Frame 1 (no input): blank canvas, image omitted
Frame 60 (the mouse pressed at the canvas centre just before this capture): blank canvas, image omitted
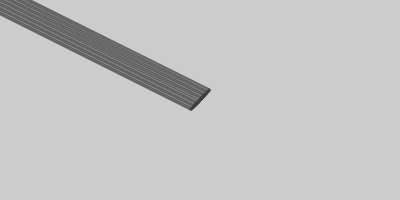
Frame 120 (the mouse held since frame 60 and released just before this capture)

The Processing sketch whose frames 1 and 60 were blank and that drew this single picture after the mouse press (run headless with seeded random() and noise(); from frame 60 on, the mouse is pressed at the canvas centre):

// Processing sketch: Brush4Class
// ── Brush4Class.pde
/**
 * Brush Strokes
 * 2016-11-01 Jeremy Douglass Processing 3.2.1
 **/
Brush brush;
void setup() {
  size(400, 200);
  stroke(64,64,64,192);
  strokeWeight(2);
  brush = new Brush(40, 3, 0.03);
}
void draw() {
  if (mousePressed == true) {
    brush.display();
  }
}
class Brush {
  PVector mouseV, pmouseV;
  int bwidth;
  int bspacing;
  float sensitivity;
  Brush( int width_, int spacing_, float sensitivity_){
    mouseV = new PVector(0.5,0.5);
    pmouseV = mouseV.copy();
    bwidth = width_;
    bspacing = spacing_;
    sensitivity = sensitivity_;
  }
  void display(){
    mouseV = mouseV.lerp(new PVector(mouseY-pmouseY, mouseX-pmouseX).setMag(1),sensitivity);
    for(int i=-bwidth/2; i<bwidth/2; i=i+bspacing){
      line(mouseX - (i*mouseV.x), mouseY + (i*mouseV.y), pmouseX - (i*pmouseV.x), pmouseY + (i*pmouseV.y));
    }
    pmouseV = mouseV.copy();
  }
}
